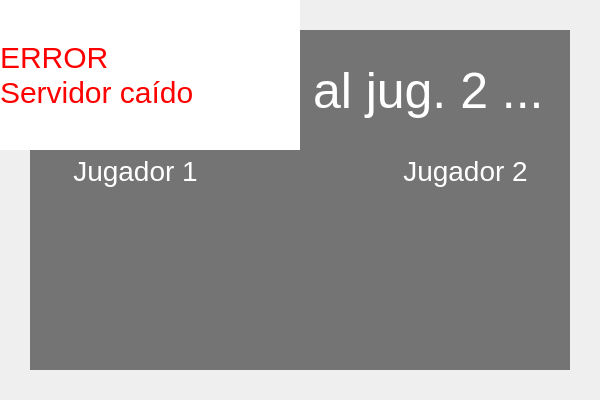
<?xml version="1.0" encoding="UTF-8"?>
<ui version="4.0">
 <class>Form</class>
 <widget class="QWidget" name="Form">
  <property name="geometry">
   <rect>
    <x>0</x>
    <y>0</y>
    <width>600</width>
    <height>400</height>
   </rect>
  </property>
  <property name="windowTitle">
   <string>Ventana de espera</string>
  </property>
  <widget class="QLabel" name="fondo">
   <property name="geometry">
    <rect>
     <x>0</x>
     <y>0</y>
     <width>600</width>
     <height>400</height>
    </rect>
   </property>
   <property name="text">
    <string/>
   </property>
   <property name="pixmap">
    <pixmap>../sprites/background/index2.png</pixmap>
   </property>
   <property name="scaledContents">
    <bool>true</bool>
   </property>
  </widget>
  <widget class="QLabel" name="label">
   <property name="geometry">
    <rect>
     <x>30</x>
     <y>30</y>
     <width>540</width>
     <height>340</height>
    </rect>
   </property>
   <property name="styleSheet">
    <string notr="true">background-color: rgba(30, 30, 30, 150);</string>
   </property>
   <property name="text">
    <string/>
   </property>
  </widget>
  <widget class="QLabel" name="label_boton">
   <property name="geometry">
    <rect>
     <x>260</x>
     <y>340</y>
     <width>91</width>
     <height>31</height>
    </rect>
   </property>
   <property name="mouseTracking">
    <bool>true</bool>
   </property>
   <property name="text">
    <string/>
   </property>
   <property name="pixmap">
    <pixmap>../sprites/background/back_button.png</pixmap>
   </property>
   <property name="scaledContents">
    <bool>true</bool>
   </property>
  </widget>
  <widget class="QLabel" name="label_jug_1">
   <property name="geometry">
    <rect>
     <x>50</x>
     <y>80</y>
     <width>171</width>
     <height>181</height>
    </rect>
   </property>
   <property name="styleSheet">
    <string notr="true">font-size: 28px;
color:  rgb(255, 255, 255);</string>
   </property>
   <property name="text">
    <string>Jugador 1</string>
   </property>
   <property name="alignment">
    <set>Qt::AlignCenter</set>
   </property>
  </widget>
  <widget class="QLabel" name="label_jug_2">
   <property name="geometry">
    <rect>
     <x>380</x>
     <y>80</y>
     <width>171</width>
     <height>181</height>
    </rect>
   </property>
   <property name="styleSheet">
    <string notr="true">font-size: 28px;
color:  rgb(255, 255, 255);</string>
   </property>
   <property name="text">
    <string>Jugador 2</string>
   </property>
   <property name="alignment">
    <set>Qt::AlignCenter</set>
   </property>
  </widget>
  <widget class="QLabel" name="label_timer">
   <property name="geometry">
    <rect>
     <x>40</x>
     <y>50</y>
     <width>521</width>
     <height>81</height>
    </rect>
   </property>
   <property name="styleSheet">
    <string notr="true">font-size: 50px;
color:  rgb(255, 255, 255);</string>
   </property>
   <property name="text">
    <string>Esperando al jug. 2 ...</string>
   </property>
   <property name="alignment">
    <set>Qt::AlignCenter</set>
   </property>
  </widget>
  <widget class="QLabel" name="label_desconexion_repentina">
   <property name="enabled">
    <bool>true</bool>
   </property>
   <property name="geometry">
    <rect>
     <x>0</x>
     <y>0</y>
     <width>300</width>
     <height>150</height>
    </rect>
   </property>
   <property name="autoFillBackground">
    <bool>true</bool>
   </property>
   <property name="styleSheet">
    <string notr="true">background-color: rgb(255, 255, 255);
color: rgb(255, 0, 0);
font-size: 30px;</string>
   </property>
   <property name="text">
    <string>ERROR
Servidor caído</string>
   </property>
  </widget>
 </widget>
 <resources/>
 <connections/>
</ui>
